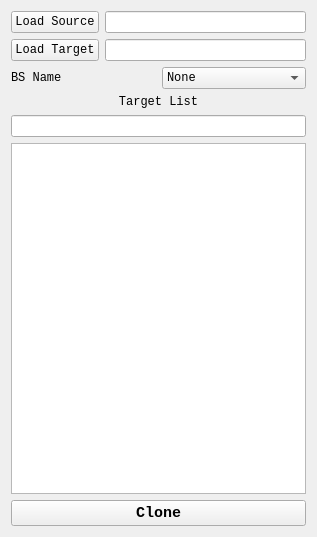
<?xml version="1.0" encoding="UTF-8"?>
<ui version="4.0">
 <class>Form</class>
 <widget class="QWidget" name="Form">
  <property name="geometry">
   <rect>
    <x>0</x>
    <y>0</y>
    <width>317</width>
    <height>537</height>
   </rect>
  </property>
  <property name="windowTitle">
   <string>Form</string>
  </property>
  <layout class="QVBoxLayout" name="verticalLayout">
   <item>
    <layout class="QHBoxLayout" name="horizontalLayout">
     <item>
      <widget class="QPushButton" name="pushButton">
       <property name="font">
        <font>
         <family>Consolas</family>
        </font>
       </property>
       <property name="text">
        <string>Load Source</string>
       </property>
      </widget>
     </item>
     <item>
      <widget class="QLineEdit" name="lineEdit"/>
     </item>
    </layout>
   </item>
   <item>
    <layout class="QHBoxLayout" name="horizontalLayout_2">
     <item>
      <widget class="QPushButton" name="pushButton_2">
       <property name="font">
        <font>
         <family>Consolas</family>
        </font>
       </property>
       <property name="text">
        <string>Load Target</string>
       </property>
      </widget>
     </item>
     <item>
      <widget class="QLineEdit" name="lineEdit_2"/>
     </item>
    </layout>
   </item>
   <item>
    <layout class="QHBoxLayout" name="horizontalLayout_3">
     <item>
      <widget class="QLabel" name="label_2">
       <property name="font">
        <font>
         <family>Consolas</family>
        </font>
       </property>
       <property name="text">
        <string>BS Name</string>
       </property>
      </widget>
     </item>
     <item>
      <widget class="QComboBox" name="comboBox">
       <property name="font">
        <font>
         <family>Consolas</family>
        </font>
       </property>
       <item>
        <property name="text">
         <string>None</string>
        </property>
       </item>
      </widget>
     </item>
    </layout>
   </item>
   <item>
    <widget class="QLabel" name="label">
     <property name="font">
      <font>
       <family>Consolas</family>
      </font>
     </property>
     <property name="text">
      <string>Target List</string>
     </property>
     <property name="alignment">
      <set>Qt::AlignCenter</set>
     </property>
    </widget>
   </item>
   <item>
    <widget class="QLineEdit" name="lineEdit_3">
     <property name="font">
      <font>
       <family>Consolas</family>
      </font>
     </property>
    </widget>
   </item>
   <item>
    <widget class="QListWidget" name="listWidget">
     <property name="font">
      <font>
       <family>Consolas</family>
      </font>
     </property>
     <property name="sortingEnabled">
      <bool>false</bool>
     </property>
    </widget>
   </item>
   <item>
    <widget class="QPushButton" name="pushButton_3">
     <property name="font">
      <font>
       <family>Consolas</family>
       <pointsize>11</pointsize>
       <weight>75</weight>
       <bold>true</bold>
      </font>
     </property>
     <property name="text">
      <string>Clone</string>
     </property>
    </widget>
   </item>
  </layout>
 </widget>
 <resources/>
 <connections/>
</ui>
